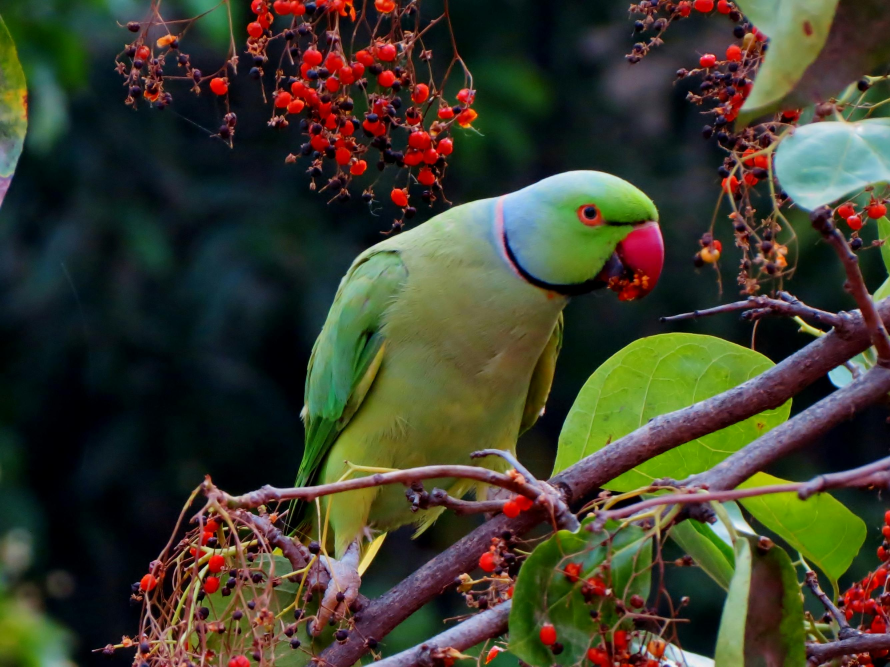
#> input picture openCV/Img Transformation Manipulation/parrot.jpg, 2670 x 2000 px (shown at 1/3 size)
$ python Flipping.py
#> lines starting #> are read from the running program, lines starting #| are printed output that depends on the picture
import cv2

image = cv2.imread("parrot.jpg")
#> image is the input picture: shape (2000, 2670, 3); mean B, G, R 45.7, 62.5, 62.7
image = cv2.resize(image, (500, 500))
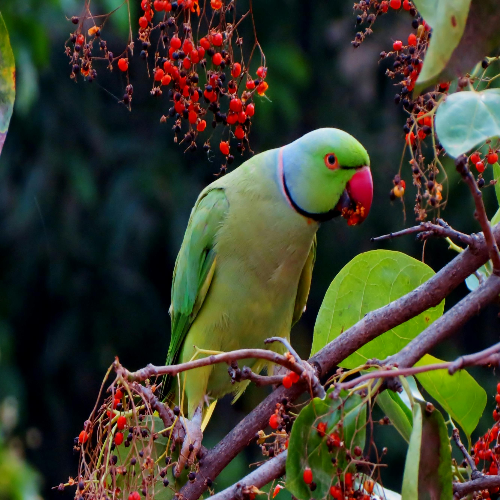
#> image: shape (500, 500, 3); mean B, G, R 45.7, 62.5, 62.7

if image is not None:
    flipped_horizontal = cv2.flip(image, 1)
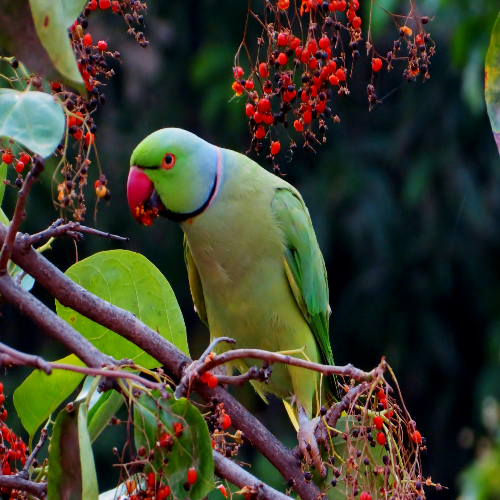
#> flipped_horizontal: shape (500, 500, 3); mean B, G, R 45.7, 62.5, 62.7
    flipped_vertical = cv2.flip(image, 0)
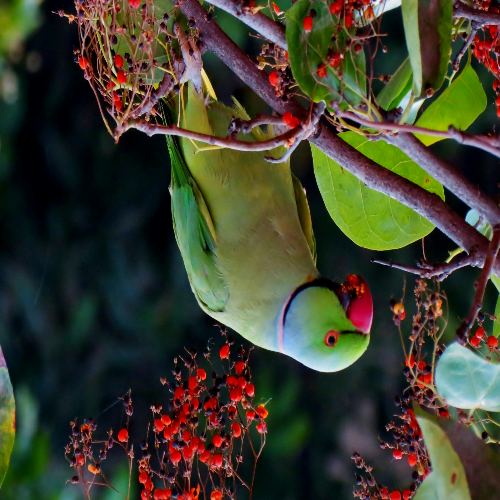
#> flipped_vertical: shape (500, 500, 3); mean B, G, R 45.7, 62.5, 62.7
    flipped_both = cv2.flip(image, -1)
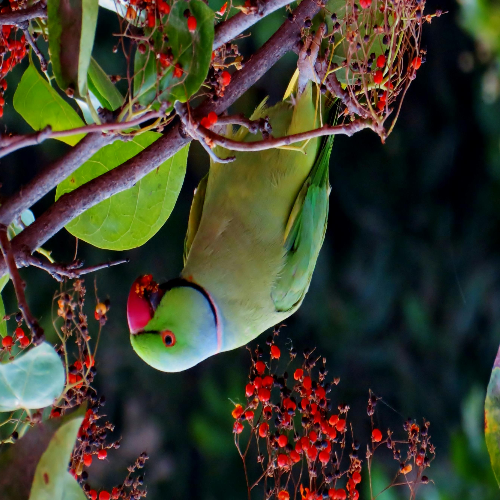
#> flipped_both: shape (500, 500, 3); mean B, G, R 45.7, 62.5, 62.7

    cv2.imwrite("flippedHorizontal_parrot.jpg", flipped_horizontal)
    cv2.imwrite("flippedVertical_parrot.jpg", flipped_vertical)
    cv2.imwrite("flippedBoth_parrot.jpg", flipped_both)
    print("Flipped image saved successfully")
    cv2.imshow("Flipped Horizontal", flipped_horizontal)
    cv2.imshow("Flipped Vertical", flipped_vertical)
    cv2.imshow("Flipped Both", flipped_both)
    cv2.waitKey(0)
    cv2.destroyAllWindows()
else:
    print("Image not found")
